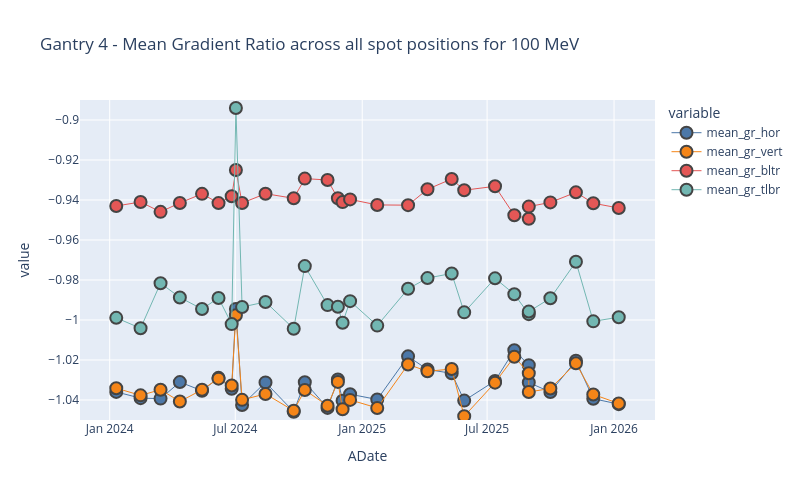

Notebook source saved alongside this figure:
### Code cell
# plotting absolute y-pos, on Gantry 4, from XRV-4000 data, 100 MeV spot, Gantry angle = 0, in last 2 months

profiles = ["mean_gr_hor", "mean_gr_vert", "mean_gr_bltr", "mean_gr_tlbr"]

plotly_mean_grad_ratio(avg_df, profiles, "Gantry 4", "XRV-3000", 100, 0,"2026-01-01", 24)

### Figure 1 — Plotly figure (JSON) as saved in the notebook; plotly's stock layout.template omitted (floating-point values rounded to 4 significant figures)
{"data": [{"hovertemplate": "variable=mean_gr_hor<br>ADate=%{x}<br>value=%{y}<extra></extra>", "legendgroup": "mean_gr_hor", "line": {"width": 1}, "marker": {"color": "#4C78A8", "line": {"width": 2}, "size": 12, "symbol": "circle"}, "mode": "markers+lines", "name": "mean_gr_hor", "orientation": "v", "showlegend": true, "type": "scatter", "x": ["2024-01-10T11:49:18", "2024-02-14T17:38:32", "2024-03-14T16:40:11", "2024-04-11T16:39:53", "2024-05-13T19:44:55", "2024-06-06T17:40:41", "2024-06-25T19:18:08", "2024-07-01T21:50:21", "2024-07-10T20:39:53", "2024-08-13T19:37:22", "2024-09-23T17:16:09", "2024-10-09T18:39:08", "2024-11-11T17:52:57", "2024-11-26T17:27:47", "2024-12-03T13:24:46", "2024-12-14T10:09:34", "2025-01-22T18:21:29", "2025-03-08T10:41:19", "2025-04-05T13:53:02", "2025-05-10T16:37:04", "2025-05-28T19:45:54", "2025-07-12T11:50:51", "2025-08-09T10:34:44", "2025-08-30T10:05:26", "2025-08-30T10:25:35", "2025-09-30T17:08:06", "2025-11-06T18:12:04", "2025-12-01T21:28:59", "2026-01-07T19:17:44"], "xaxis": "x", "y": [-1.036, -1.039, -1.039, -1.031, -1.035, -1.029, -1.034, -0.9945, -1.042, -1.031, -1.046, -1.031, -1.044, -1.03, -1.04, -1.037, -1.04, -1.018, -1.025, -1.027, -1.04, -1.03, -1.015, -1.023, -1.031, -1.036, -1.02, -1.039, -1.042], "yaxis": "y"}, {"hovertemplate": "variable=mean_gr_vert<br>ADate=%{x}<br>value=%{y}<extra></extra>", "legendgroup": "mean_gr_vert", "line": {"width": 1}, "marker": {"color": "#F58518", "line": {"width": 2}, "size": 12, "symbol": "circle"}, "mode": "markers+lines", "name": "mean_gr_vert", "orientation": "v", "showlegend": true, "type": "scatter", "x": ["2024-01-10T11:49:18", "2024-02-14T17:38:32", "2024-03-14T16:40:11", "2024-04-11T16:39:53", "2024-05-13T19:44:55", "2024-06-06T17:40:41", "2024-06-25T19:18:08", "2024-07-01T21:50:21", "2024-07-10T20:39:53", "2024-08-13T19:37:22", "2024-09-23T17:16:09", "2024-10-09T18:39:08", "2024-11-11T17:52:57", "2024-11-26T17:27:47", "2024-12-03T13:24:46", "2024-12-14T10:09:34", "2025-01-22T18:21:29", "2025-03-08T10:41:19", "2025-04-05T13:53:02", "2025-05-10T16:37:04", "2025-05-28T19:45:54", "2025-07-12T11:50:51", "2025-08-09T10:34:44", "2025-08-30T10:05:26", "2025-08-30T10:25:35", "2025-09-30T17:08:06", "2025-11-06T18:12:04", "2025-12-01T21:28:59", "2026-01-07T19:17:44"], "xaxis": "x", "y": [-1.034, -1.038, -1.035, -1.041, -1.035, -1.029, -1.033, -0.9976, -1.04, -1.037, -1.045, -1.035, -1.043, -1.031, -1.045, -1.04, -1.044, -1.022, -1.026, -1.025, -1.048, -1.031, -1.018, -1.027, -1.036, -1.034, -1.022, -1.037, -1.042], "yaxis": "y"}, {"hovertemplate": "variable=mean_gr_bltr<br>ADate=%{x}<br>value=%{y}<extra></extra>", "legendgroup": "mean_gr_bltr", "line": {"width": 1}, "marker": {"color": "#E45756", "line": {"width": 2}, "size": 12, "symbol": "circle"}, "mode": "markers+lines", "name": "mean_gr_bltr", "orientation": "v", "showlegend": true, "type": "scatter", "x": ["2024-01-10T11:49:18", "2024-02-14T17:38:32", "2024-03-14T16:40:11", "2024-04-11T16:39:53", "2024-05-13T19:44:55", "2024-06-06T17:40:41", "2024-06-25T19:18:08", "2024-07-01T21:50:21", "2024-07-10T20:39:53", "2024-08-13T19:37:22", "2024-09-23T17:16:09", "2024-10-09T18:39:08", "2024-11-11T17:52:57", "2024-11-26T17:27:47", "2024-12-03T13:24:46", "2024-12-14T10:09:34", "2025-01-22T18:21:29", "2025-03-08T10:41:19", "2025-04-05T13:53:02", "2025-05-10T16:37:04", "2025-05-28T19:45:54", "2025-07-12T11:50:51", "2025-08-09T10:34:44", "2025-08-30T10:05:26", "2025-08-30T10:25:35", "2025-09-30T17:08:06", "2025-11-06T18:12:04", "2025-12-01T21:28:59", "2026-01-07T19:17:44"], "xaxis": "x", "y": [-0.943, -0.941, -0.9459, -0.9415, -0.9369, -0.9415, -0.9381, -0.925, -0.9415, -0.9369, -0.9392, -0.9293, -0.93, -0.9391, -0.9411, -0.9397, -0.9425, -0.9426, -0.9346, -0.9295, -0.9351, -0.9332, -0.9476, -0.9494, -0.9433, -0.9412, -0.9362, -0.9416, -0.944], "yaxis": "y"}, {"hovertemplate": "variable=mean_gr_tlbr<br>ADate=%{x}<br>value=%{y}<extra></extra>", "legendgroup": "mean_gr_tlbr", "line": {"width": 1}, "marker": {"color": "#72B7B2", "line": {"width": 2}, "size": 12, "symbol": "circle"}, "mode": "markers+lines", "name": "mean_gr_tlbr", "orientation": "v", "showlegend": true, "type": "scatter", "x": ["2024-01-10T11:49:18", "2024-02-14T17:38:32", "2024-03-14T16:40:11", "2024-04-11T16:39:53", "2024-05-13T19:44:55", "2024-06-06T17:40:41", "2024-06-25T19:18:08", "2024-07-01T21:50:21", "2024-07-10T20:39:53", "2024-08-13T19:37:22", "2024-09-23T17:16:09", "2024-10-09T18:39:08", "2024-11-11T17:52:57", "2024-11-26T17:27:47", "2024-12-03T13:24:46", "2024-12-14T10:09:34", "2025-01-22T18:21:29", "2025-03-08T10:41:19", "2025-04-05T13:53:02", "2025-05-10T16:37:04", "2025-05-28T19:45:54", "2025-07-12T11:50:51", "2025-08-09T10:34:44", "2025-08-30T10:05:26", "2025-08-30T10:25:35", "2025-09-30T17:08:06", "2025-11-06T18:12:04", "2025-12-01T21:28:59", "2026-01-07T19:17:44"], "xaxis": "x", "y": [-0.9989, -1.004, -0.9816, -0.9887, -0.9945, -0.989, -1.002, -0.894, -0.9935, -0.991, -1.004, -0.9731, -0.9926, -0.9934, -1.001, -0.9906, -1.003, -0.9844, -0.979, -0.9767, -0.9962, -0.9792, -0.9871, -0.9971, -0.9958, -0.9891, -0.9709, -1.001, -0.9986], "yaxis": "y"}], "layout": {"height": 500, "legend": {"title": {"text": "variable"}, "tracegroupgap": 0}, "title": {"text": "Gantry 4 - Mean Gradient Ratio across all spot positions for 100 MeV"}, "width": 800, "xaxis": {"anchor": "y", "domain": [0, 1], "title": {"text": "ADate"}}, "yaxis": {"anchor": "x", "domain": [0, 1], "dtick": 0.02, "range": [-1.05, -0.89], "title": {"text": "value"}}}}
